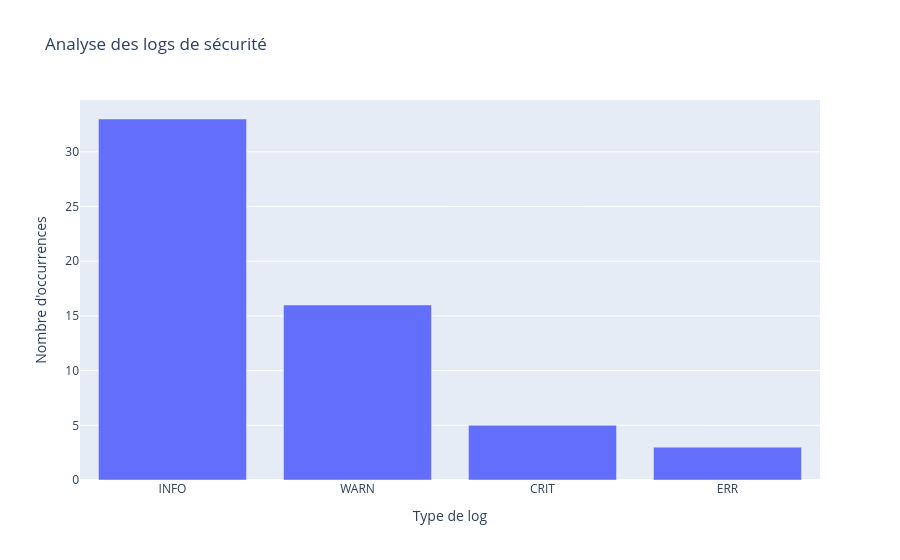

The notebook cell this image was saved under:
### Code cell
fig = px.bar(data, x=data.index, y='analyse', title="Analyse des logs de sécurité", labels={'index': 'Type de log', 'analyse': "Nombre d'occurrences"})
fig.show()

### Figure 1 — Plotly figure (JSON) as saved in the notebook; plotly's stock layout.template omitted (floating-point values rounded to 4 significant figures)
{"data": [{"hovertemplate": "Type de log=%{x}<br>Nombre d'occurrences=%{y}<extra></extra>", "legendgroup": "", "marker": {"color": "#636efa", "pattern": {"shape": ""}}, "name": "", "orientation": "v", "showlegend": false, "textposition": "auto", "type": "bar", "x": ["INFO", "WARN", "CRIT", "ERR"], "xaxis": "x", "y": [33, 16, 5, 3], "yaxis": "y"}], "layout": {"barmode": "relative", "legend": {"tracegroupgap": 0}, "title": {"text": "Analyse des logs de sécurité"}, "xaxis": {"anchor": "y", "domain": [0, 1], "title": {"text": "Type de log"}}, "yaxis": {"anchor": "x", "domain": [0, 1], "title": {"text": "Nombre d'occurrences"}}}}
